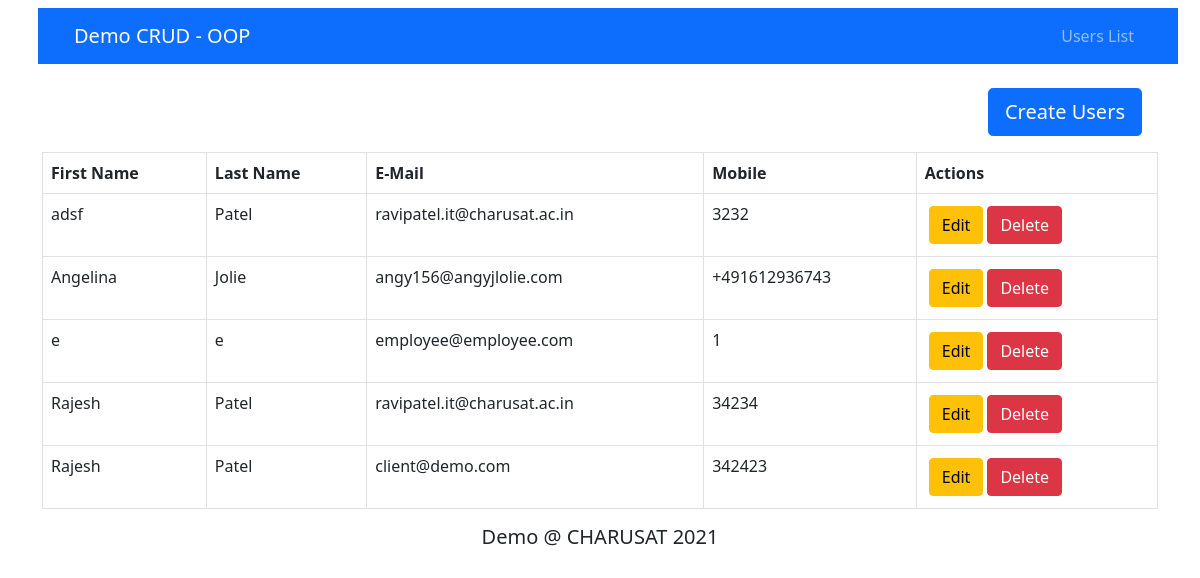
Page /week12/CRUD_OOPv2/index.php on the committed database.
### tables this page shows
CREATE TABLE `users` (
  `id` int(11) NOT NULL,
  `firstname` varchar(100) NOT NULL,
  `lastname` varchar(100) NOT NULL,
  `email` varchar(100) NOT NULL,
  `mobile` varchar(30) NOT NULL,
  `created` timestamp NOT NULL DEFAULT current_timestamp()
);

### week12/CRUD_OOPv2/classes/user.php (called while the page is built, shortened)
<?php
class User
{
    public $db_conn;
    public $table_name = "users";
    public function __construct($db)
    {
        $this->db_conn = $db;
    }
    function getAllUsers($from_record_num, $records_per_page)
    {
        $sql = "SELECT id, firstname, lastname, email, mobile FROM " . $this->table_name . " ORDER BY firstname ASC LIMIT ?, ?";
        $prep_state = $this->db_conn->prepare($sql);
        $prep_state->bindParam(1, $from_record_num, PDO::PARAM_INT);
        $prep_state->bindParam(2, $records_per_page, PDO::PARAM_INT);
        $prep_state->execute();
        return $prep_state;
    }
}

### week12/CRUD_OOPv2/index.php (the view, shortened to what this page needs)
<?php
include_once 'classes/user.php';
include_once 'initial.php';
$records_per_page = 25;
$from_record_num = 1;
$user = new User($db);
?>
<!DOCTYPE html>
<html lang="en">
<head>
    <link href="https://cdn.jsdelivr.net/npm/bootstrap@5.1.1/dist/css/bootstrap.min.css" rel="stylesheet">
</head>
<body>
    <div class="container">
        <?php include('./includes/menu.php'); ?>
        <div class="row">
            <div class="col-12">
                <div class='float-end m-3'>
                    <a href="create.php" class="btn btn-lg btn-primary">Create Users</a>
                </div>
                <?php
                $prep_state = $user->getAllUsers($from_record_num, $records_per_page);
                $num = $prep_state->rowCount();
                if ($num >= 0) {
                    echo "<table class='table table-hover table-responsive table-bordered'>";
                    echo "<tr>";
                    echo "<th>First Name</th>";
                    echo "<th>Last Name</th>";
                    echo "<th>E-Mail</th>";
                    echo "<th>Mobile</th>";
                    echo "<th>Actions</th>";
                    echo "</tr>";
                    while ($row = $prep_state->fetch(PDO::FETCH_ASSOC)) {
                        $id = $row['id'];
                        echo "<tr>";
                        echo "<td>$row[firstname]</td>";
                        echo "<td>$row[lastname]</td>";
                        echo "<td>$row[email]</td>";
                        echo "<td>$row[mobile]</td>";
                        echo "<td>";
                        echo "<a href='edit.php?id=" . $id . "' class=' btn btn-warning m-1'>";
                        echo "Edit";
                        echo "</a>";
                        echo "<a href='actions/act_delete.php?id=" . $id . "' class='btn btn-danger delete-object'>";
                        echo "Delete";
                        echo "</a>";
                        echo "</td>";
                        echo "</tr>";
                    }
                    echo "</table>";
                }
                else {
                    echo "<div> No User found. </div>";
                }
                ?>
            </div>
        </div>
        <?php include('./includes/footer.php'); ?>
    </div>
</body>
</html>

### rows in the picture
users: firstname "adsf", lastname "Patel", email "ravipatel.it@charusat.ac.in", mobile "3232"
users: firstname "Angelina", lastname "Jolie", email "angy156@angyjlolie.com", mobile "+491612936743"
users: firstname "e", lastname "e", email "employee@employee.com", mobile "1"
users: firstname "Rajesh", lastname "Patel", email "ravipatel.it@charusat.ac.in", mobile "34234"
users: firstname "Rajesh", lastname "Patel", email "client@demo.com", mobile "342423"
